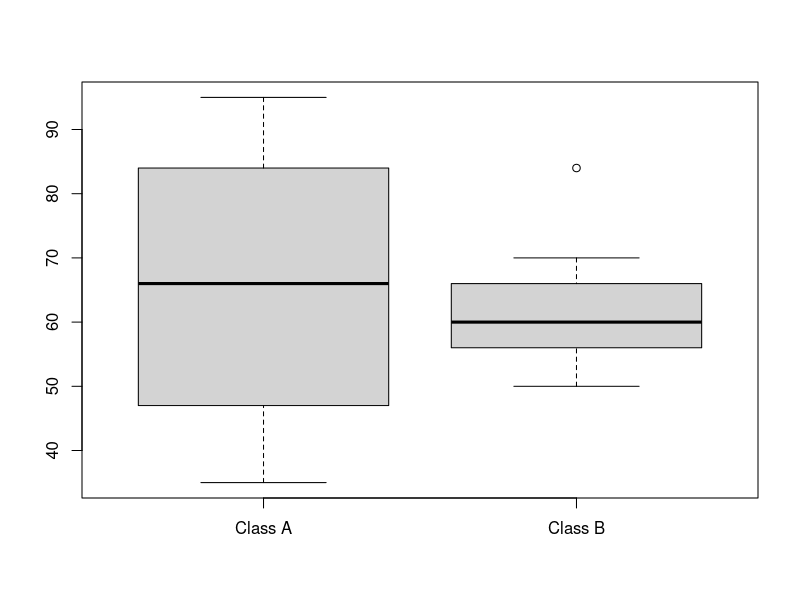

Write R code to recreate this figure.
A <- c(76,35,47,64,95,66,89,36,84)
B <- c(51,56,84,60,59,70,63,66,50)

mean(A); median(A); range(A)
mean(B); median(B); range(B)

boxplot(A, B,
        names = c("Class A", "Class B"))
